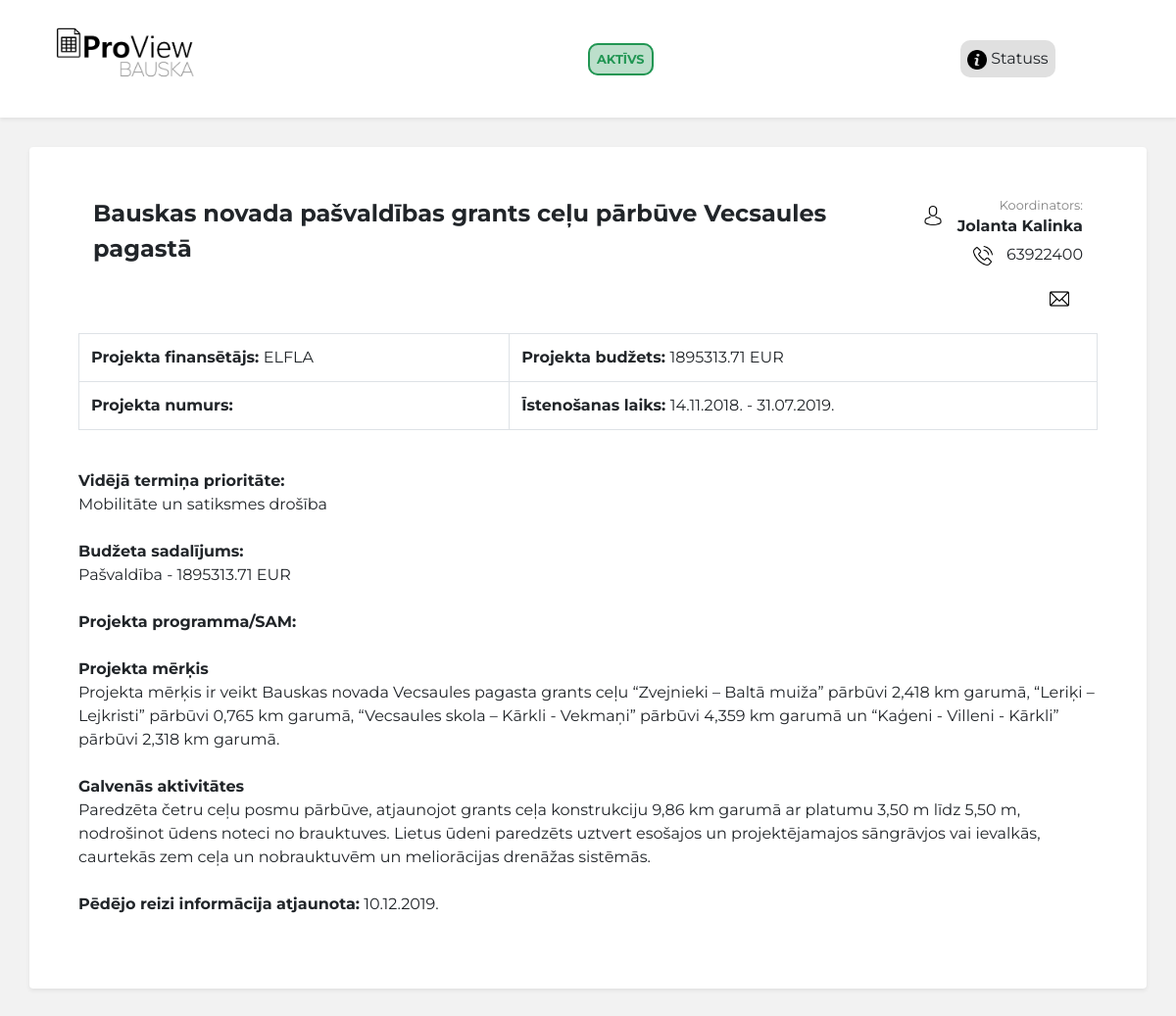
/individualAbout.php?id=4, run on the app's committed database.
### tables this page shows
CREATE TABLE IF NOT EXISTS `projekti` (
  `ID` int(11) NOT NULL AUTO_INCREMENT,
  `Name` text NOT NULL,
  `Financer` text NOT NULL,
  `Status` text NOT NULL,
  `Category` text,
  `Number` text,
  `SAM` text,
  `Budget` bigint(11) DEFAULT NULL,
  `Purpose` text,
  `Activities` text,
  `StartDate` date DEFAULT NULL,
  `FinishDate` date DEFAULT NULL,
  `CoordinatorName` text,
  `CoordinatorContacts` text,
  `CoordinatorEmail` text,
  `BudgetSpent` bigint(11) DEFAULT '0',
  `Entry` datetime NOT NULL DEFAULT CURRENT_TIMESTAMP,
  `UpdateDate` datetime NOT NULL DEFAULT CURRENT_TIMESTAMP,
  PRIMARY KEY (`ID`),
  KEY `ID` (`ID`)
);

### functions/function.php (called while the page is built, shortened)
<?php
  require_once "connect.php";
  function getProjects($id) {
    global $mysqli;
    if($id){
      $query = "SELECT * FROM projekti WHERE ID = ".$id;
    } else {
      $query = "SELECT * FROM projekti";
    }
    $result = mysqli_query($mysqli, $query);
    if(!$id){
      return resultToArray($result);
    }else{
      return mysqli_fetch_assoc($result);
    };
  };
  function intToMoney($amount){
    $money = floatval($amount) / 100;
    return $money;
  }
  function financervalues($id){
    global $mysqli;
    $query = "SELECT * FROM finansetajs WHERE project_id = $id";
    $result = mysqli_query($mysqli, $query);
    $financierArray = mysqli_fetch_all($result,MYSQLI_ASSOC);
    $financierArray =  array_slice($financierArray[0],2);
    return $financierArray;
  }
 ?>

### individualAbout.php (the view, shortened to what this page needs)
<!DOCTYPE html>
<html lang="lv" dir="ltr">
	<head>
		<link rel="stylesheet" href="https://stackpath.bootstrapcdn.com/bootstrap/4.3.1/css/bootstrap.min.css">
		<link href="css/buttons.css" rel="stylesheet">
		<link rel="stylesheet" href="style.css">
		<?php
			require_once "functions/function.php";
			$projects = getProjects($_GET['id']);
			$financers = financervalues($_GET['id']);
			require_once "blocks/head.php";
		?>
		<?php
			$Municipality = intToMoney($financers["Municipality"]);
		?>
	</head>
	<body>
		<header class="shadow-sm">
			<div class="container">
				<div class="row">
					<div class="col-md">
						<a class="header-logo" href="/">
							<img src="/ProView Bauska Logo - Final.png" class="header-logo" alt="Logo">
						</a>
					</div>
					<div class="col-md">
						<div class="header-center">
							<?php
								switch ($projects["Status"]) {
									case 'Aktīvs':
										$background = "rgb(33, 150, 83, 0.3)";
										$border = "#219653";
										$color = "#219653";
										break;
								}
								echo "<span class='status-text' style='background:" . $background . "; border: 2px solid " . $border . "; color: " . $color . "'>".$projects["Status"]."</span>";
							?>
						</div>
					</div>
					<div class="col-md">
						<div class='center admin-button' onclick='window.location="<?php echo "status.php?id=" . $projects["ID"] ?>"'>
							<img src='Design/Icons/icon.png' class='admin-icon' alt='Stats icon'>
							Statuss
						</div>
					</div>
				</div>
		</header>
		<div class="container">
			<div class="row">
				<div class="col-md-12 shadow-sm p-3 mb-5 bg-white rounded individual-main-container">
					<div class="container">
						<div class="row">
							<div class="col-md-9">
								<div class="title-style"><?php echo $projects["Name"]; ?></div>
							</div>
							<div class="col-md-3 text-right">
								<div>
									<img src="Design/Icons/avatar.png" class="img-style avatar-icon individual-icon" alt="Avatar icon">
									<span class="coordination-text">
										<p class="coordination-name">Koordinators:</p>
										<b><?php echo $projects["CoordinatorName"]; ?></b> <br>
									</span>
								</div>
								<div>
								<img src="Design/Icons/phone-call.png" class="img-style individual-icon" alt="Phone icon">
								<p class="coordination-tel"><?php echo $projects["CoordinatorContacts"]; ?></p>
								</div>
								<div>
								<img src="Design/Icons/email.png" class="img-style individual-icon" alt="Email icon">
								</div>
							</div>
						</div>
					</div>
					<br>
					<table class="table table-bordered">
						<tr>
							<td>
								<b>Projekta finansētājs: </b>
								<?php echo $projects["Financer"]; ?>
							</td>
							<td>
								<b>Projekta budžets: </b>
								<?php echo intToMoney($projects["Budget"]); ?> EUR
							</td>
						</tr>
						<tr>
							<td>
								<b>Projekta numurs: </b>
							</td>
							<td>
								<b>Īstenošanas laiks: </b>
								<?php echo date("d.m.Y.", strtotime($projects["StartDate"])), " - ", date("d.m.Y.", strtotime($projects["FinishDate"])); ?>
							</td>
						</tr>
					</table>
					<br>
					<div>
						<b>Vidējā termiņa prioritāte: </b> <br>
						<?php echo $projects["Category"]; ?>
					</div>
					<br>
					<div>
						<b>Budžeta sadalījums: </b> <br>
						<?php echo $Municipality > 0 ? "Pašvaldība - ".$Municipality." EUR<br>" : "" ?>
					</div>
					<br>
					<div>
						<b>Projekta programma/SAM: </b> <br>
					</div>
					<br>
					<div>
						<b>Projekta mērķis</b> <br>
						<?php echo $projects["Purpose"]; ?>
					</div>
					<br>
					<div>
						<b>Galvenās aktivitātes</b> <br>
						<?php echo $projects["Activities"]; ?>
					</div>
					<br>
					<div>
						<b>Pēdējo reizi informācija atjaunota:</b>
						<?php echo date("d.m.Y.", strtotime($projects["UpdateDate"])); ?>
					</div>
					<br>
				</div>
			</div>
		</div>
	</body>
</html>

### style.css (style rules this page uses)
html, body { margin: 0; background: #F2F2F2; font-family: 'Montserrat', sans-serif; }
td { cursor: pointer; }
.status-text { border-radius: 10px; font-size: 0.8rem; font-weight: bold; padding: 7px; text-transform: uppercase; }
.title-style { font-weight: bold; font-size: 1.5rem; vertical-align: middle; }
.img-style { width: 1.5rem; height: 1.5rem; }
header { background: white; margin-bottom: 30px; }
header .col-md { height: 120px; position: relative; }
header .col-md div { position: absolute; top: 50%; transform: translate(0%, -50%); }
header .center { left: 50%; }
.header-center { left: 50%; transform: translate(-50%, -50%); }
.header-logo { height: 120px; }
.admin-button { box-shadow: none !important; background: #E0E0E0; border-radius: 10px; cursor: pointer; padding: 7px; }
.admin-icon { width: 20px; height: 20px; }
.individual-main-container { padding: 50px!important; }
.coordination-text { display: inline-block; }
.coordination-name { color: #828282; font-size: 0.8rem; margin: 0; }
.coordination-tel { display: inline-block; margin-top: 5px; }
.avatar-icon { vertical-align: super; }
.individual-icon { margin-right: 10px; height: 20px; width: 20px; }

### css/style.css (style rules this page uses)
body { margin: 0px; }

### data on the page
projekti: Status "AKTĪVS", Name "Bauskas novada pašvaldības grants ceļu pārbūve Vecsaules pagastā", CoordinatorName "Jolanta Kalinka", CoordinatorContacts "63922400", Financer "ELFLA", Budget "1895313.71", StartDate "14.11.2018.", FinishDate "31.07.2019.", Category "Mobilitāte un satiksmes drošība", Purpose "Projekta mērķis ir veikt Bauskas novada Vecsaules pagasta grants ceļu “Zvejnieki – Baltā muiža” pārbūvi 2,418 km garumā, “Leriķi –Lejkristi” pārbūvi 0,765 km garumā, “Vecsaules skola – Kārkli - Vekmaņi” pārbūvi 4,359 km garumā un “Kaģeni - Villeni - Kārkli” pārbūvi 2,318 km garumā.", Activities "Paredzēta četru ceļu posmu pārbūve, atjaunojot grants ceļa konstrukciju 9,86 km garumā ar platumu 3,50 m līdz 5,50 m, nodrošinot ūdens noteci no brauktuves. Lietus ūdeni paredzēts uztvert esošajos un projektējamajos sāngrāvjos vai ievalkās, caurtekās zem ceļa un nobrauktuvēm un meliorācijas drenāžas sistēmās.", UpdateDate "10.12.2019."

### other printed values
$Municipality "1895313.71"
